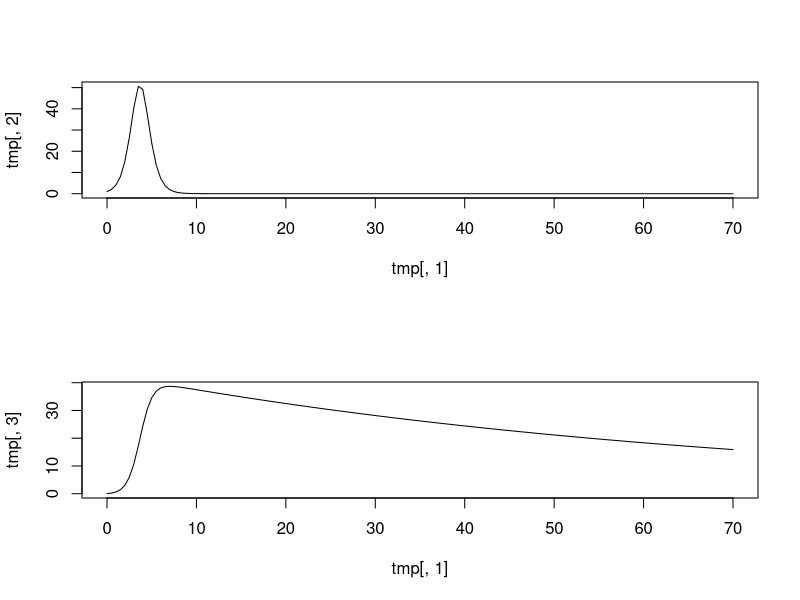
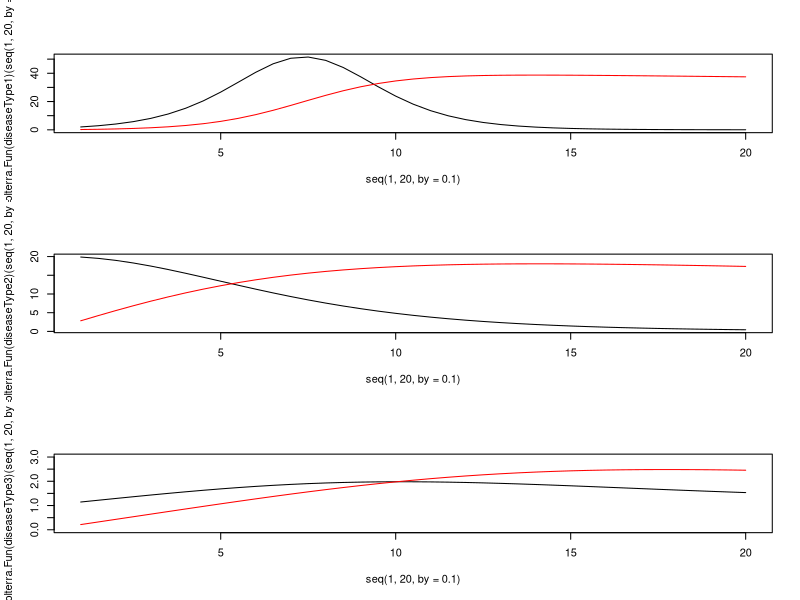

Reproduce these figures in R, in order.

###Lotka-Volterra example kinetics
require(deSolve)
time.scale<-7
 Pars1<-c(growth.na=10/time.scale,killed.na=0.5/time.scale,feed.ab=2/time.scale,dieoff.ab=0.1/time.scale) ## incubation time increase, ~pertussis
 State1<-c(nat=1,abt=0)
 Time=seq(0,10*time.scale,by=round(7/(2*time.scale),1))
Pars2<-c(growth.na=0.1,killed.na=1,feed.ab=0.1,dieoff.ab=0.1)/time.scale ##Fast-acting disease, approx btv
State2<-c(nat=20,abt=0)
Pars3<-c(growth.na=1,killed.na=0.5,feed.ab=1.5,dieoff.ab=1)/time.scale ##Chronic infection with acute phase, ~TB
State3<-c(nat=1,abt=0)
Pars4<-c(growth.na=1,killed.na=1.5,feed.ab=2,dieoff.ab=1)  ##Trying to get as similar curves as possible, but skipping this for now....
State4<-c(nat=1,abt=0)



ab.na.diffmod<-function(Time,y=State,parms=Pars){
  with(as.list(c(y,parms)),{
      dna=nat*(growth.na-killed.na*abt)
        dab=feed.ab*nat-dieoff.ab*abt
        return(list(c(dna,dab)))
      })}
diseaseType1=list(parms=Pars1/2,y=State1)
diseaseType2=list(parms=Pars2,y=State2)
diseaseType3=list(parms=Pars3,y=State3)



 tmp<-ode(func = ab.na.diffmod, y = State1, parms = Pars1, times = Time)
par(mfrow=c(2,1))
 plot(tmp[,1],tmp[,2],type="l")
 plot(tmp[,1],tmp[,3],type="l")


LotkaVolterra.Fun<-function(disease=diseaseType1){
  require(deSolve)
  test.values.lookup<-do.call("ode",c(list(func = ab.na.diffmod,times=seq(0,1000,by=0.5)), disease))
  
  
  function(time){
    time<-ifelse(is.finite(time)&time>max(test.values.lookup[,1]),max(test.values.lookup[,1]),time)
    t1<-approx(test.values.lookup[,1],test.values.lookup[,2],time)$y
    t2<-approx(test.values.lookup[,1],test.values.lookup[,3],time)$y
    t1[!is.finite(time)]<-NA
    t2[!is.finite(time)]<-NA ###This should be modified to exisiting-but-low once we have a latent class model
   return(cbind(t1,t2))
  }
}

par(mfrow=c(3,1))
plot(seq(1,20,by=0.1),LotkaVolterra.Fun(diseaseType1)(seq(1,20,by=0.1))[,1],type="l")
lines(seq(1,20,by=0.1),LotkaVolterra.Fun(diseaseType1)(seq(1,20,by=0.1))[,2],type="l",col="red")

plot(seq(1,20,by=0.1),LotkaVolterra.Fun(diseaseType2)(seq(1,20,by=0.1))[,1],type="l")
lines(seq(1,20,by=0.1),LotkaVolterra.Fun(diseaseType2)(seq(1,20,by=0.1))[,2]*10,type="l",col="red")

plot(seq(1,20,by=0.1),LotkaVolterra.Fun(diseaseType3)(seq(1,20,by=0.1))[,1],type="l",ylim=c(0,3))
lines(seq(1,20,by=0.1),LotkaVolterra.Fun(diseaseType3)(seq(1,20,by=0.1))[,2],type="l",col="red")
